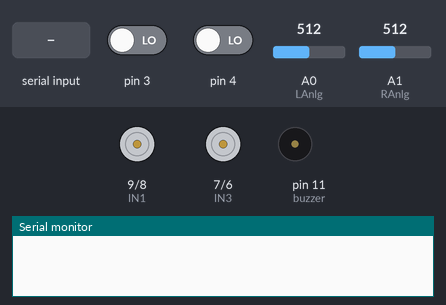
Simulated run of this sketch. Board: Arduino Uno, built with avr-gcc and run on an emulated ATmega328P. On the bench: motor-driver pin pairs drawn as motors (green arrow = first pin HIGH = forward, orange = second pin HIGH = backward, longer = more drive, scaled by the enable pin), buzzer (waves = sounding), the last lines printed to the serial monitor. Inputs (shaded band) come from the test bench; at power-on: A0 (LAnlg) = 512, A1 (RAnlg) = 512, pin 3 LOW, pin 4 LOW.

Above: at 1.2 s.
1.3 s: "s\n" received over Serial
At 2.0 s:
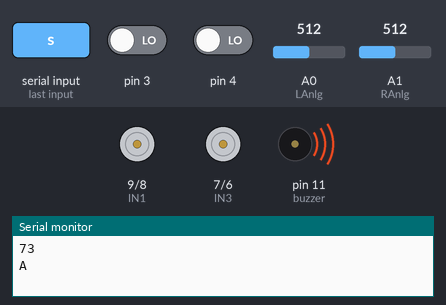
2.8 s: A0 (LAnlg) set to 472
4.3 s: A0 (LAnlg) set to 445
5.8 s: A1 (RAnlg) set to 468
7.3 s: A1 (RAnlg) set to 441
8.8 s: byte 113 ('q') received over Serial
At 10.1 s:
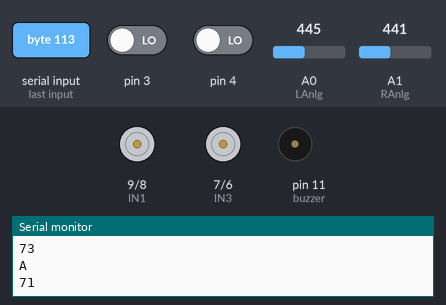
Timing chart, 0 to 11.3 s (numbered marks = the images above; inputs shaded):
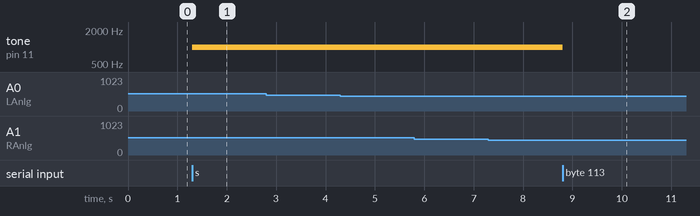

Measured:
- after the input at 1.3 s, tone on pin 11 (buzzer): silent → 1000 Hz at once
- after the input at 2.8 s, every drawn part: stays the same
- after the input at 5.8 s, every drawn part: stays the same
- after the input at 8.8 s, tone on pin 11 (buzzer): 1000 Hz → silent at once

The sketch:

urazed.ino
```cpp
#include <stdlib.h>

// Motor Connections (ENA & ENB must use PWM pins)
#define IN1 9
#define IN2 8
#define IN3 7
#define IN4 6
#define ENA 10
#define ENB 5
#define leftBtn 2
#define rightBtn 3
#define LAnlg A0
#define RAnlg A1
#define buzzer 11

int b1;
int b2;
int xValueL;
int xValueR;
bool inWarn = 0;
char serial;

char buf[80];


int readline(int readch, char *buffer, int len) {
    static int pos = 0;
    int rpos;

    if (readch > 0) {
        switch (readch) {
            case '\r': // Ignore CR
                break;
            case '\n': // Return on new-line
                rpos = pos;
                pos = 0;  // Reset position index ready for next time
                return rpos;
            default:
                if (pos < len-1) {
                    buffer[pos++] = readch;
                    buffer[pos] = 0;
                }
        }
    }
    return 0;
}

void setup() {

  // Set motor connections as outputs'
  pinMode(IN1, OUTPUT);
  pinMode(IN2, OUTPUT);
  pinMode(IN3, OUTPUT);
  pinMode(IN4, OUTPUT);
  pinMode(ENA, OUTPUT);
  pinMode(ENB, OUTPUT);

  // Start with motors off
  digitalWrite(IN1, LOW);
  digitalWrite(IN2, LOW);
  digitalWrite(IN3, LOW);
  digitalWrite(IN4, LOW);

  analogWrite(ENA, 0);
  analogWrite(ENB, 0);

  Serial.begin(9600);

  pinMode(buzzer, OUTPUT);

}

void loop() {

  if(Serial.available() > 0)  {
      serial = Serial.read();
      Serial.println( serial, HEX);
      if (serial=='s'){
        inWarn = 1;

      }else if (serial == 'q'){
        inWarn = 0;
       }
   }

  if (inWarn == 1){
    tone(buzzer, 1000);
  }else{
    noTone(buzzer);
  };

  b1 = digitalRead(4);
  b2 = digitalRead(3);
  xValueL = analogRead(LAnlg);
  xValueR = analogRead(RAnlg);


  if(xValueR < 460){
    backA();
  }else if (xValueR > 564){
    frontA();
  }else{
    stopA();
  };

  if(xValueL < 460){
    backB();
  }else if(xValueL > 564){
    frontB();
  }else{
    stopB();
  };

}


void frontA(){
  digitalWrite(IN1, HIGH);
  digitalWrite(IN2, LOW);
};

void backA(){
  digitalWrite(IN1, LOW);
  digitalWrite(IN2, HIGH);
};

void stopA(){
  digitalWrite(IN1, LOW);
  digitalWrite(IN2, LOW);
};

void frontB(){
  digitalWrite(IN3, HIGH);
  digitalWrite(IN4, LOW);
};

void backB(){
  digitalWrite(IN3, LOW);
  digitalWrite(IN4, HIGH);
};

void stopB(){
  digitalWrite(IN3, LOW);
  digitalWrite(IN4, LOW);
};

void front(){
  digitalWrite(IN1, HIGH);
  digitalWrite(IN2, LOW);
  digitalWrite(IN3, HIGH);
  digitalWrite(IN4, LOW);
};

void back(){
  digitalWrite(IN1, LOW);
  digitalWrite(IN2, HIGH);
  digitalWrite(IN3, LOW);
  digitalWrite(IN4, HIGH);
};

void stop(){
  digitalWrite(IN1, LOW);
  digitalWrite(IN2, LOW);
  digitalWrite(IN3, LOW);
  digitalWrite(IN4, LOW);
};

void pivotL(){
  digitalWrite(IN1, HIGH);
  digitalWrite(IN2, LOW);
  digitalWrite(IN3, LOW);
  digitalWrite(IN4, HIGH);
};

void pivotR(){
  digitalWrite(IN1, LOW);
  digitalWrite(IN2, HIGH);
  digitalWrite(IN3, HIGH);
  digitalWrite(IN4, LOW);
};
```
